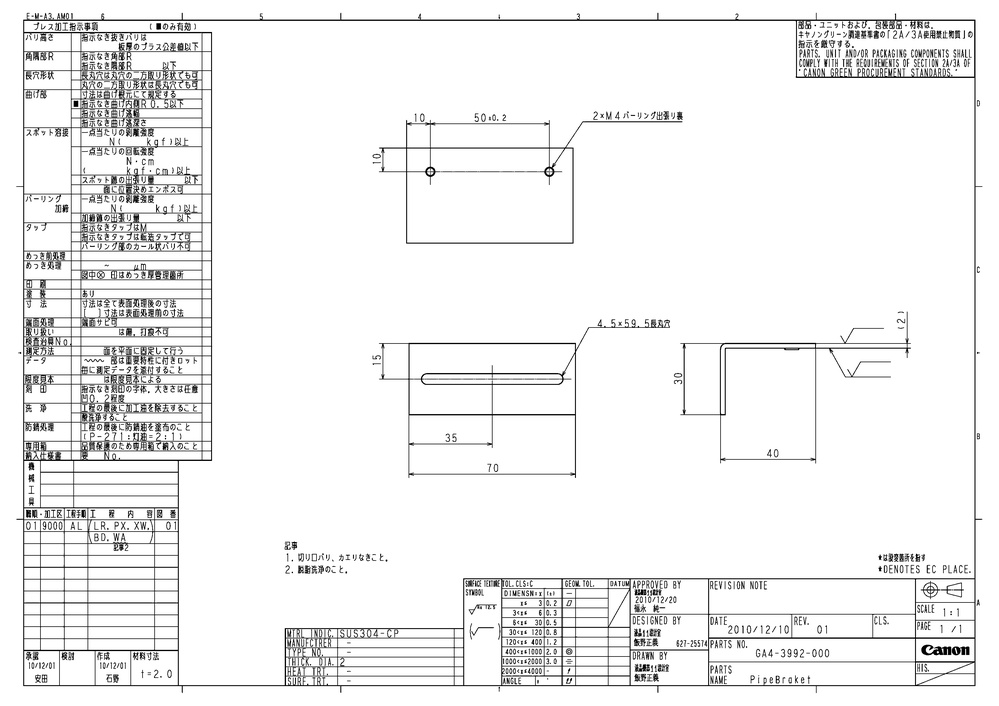
#> input picture test1.jpg, 999 x 706 px, shrunk from 3308 x 2339 before the run; its folder holds only this picture in this run
$ python -i 'corner count.py'   (imports and definitions only)
#> lines starting #> are read from the running program, lines starting #| are printed output that depends on the picture; after the words box and inside, x2 and y2 are one past the last pixel; in counts of white or black regions, pixels touching at a corner belong together
#> further down, picture is the input picture: shape (706, 999, 3); min 0, max 255, mean 240.9
import os
import time
import cv2
import numpy as np

def corner_count(img):
    gray = cv2.cvtColor(img,cv2.COLOR_BGR2GRAY)

    gray = np.float32(gray)
    dst = cv2.cornerHarris(gray,2,3,0.04)
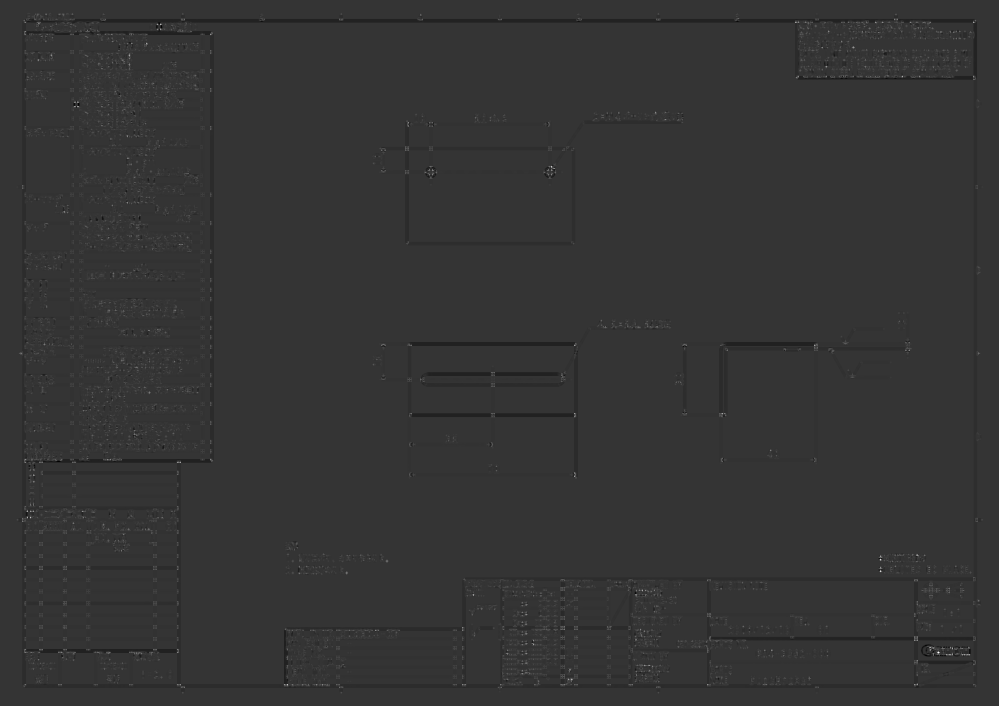
#> dst: shape (706, 999) float32; min -111746968, max 433331008, mean -148731.8; drawn with min black and max white

    dst = cv2.dilate(dst,None)
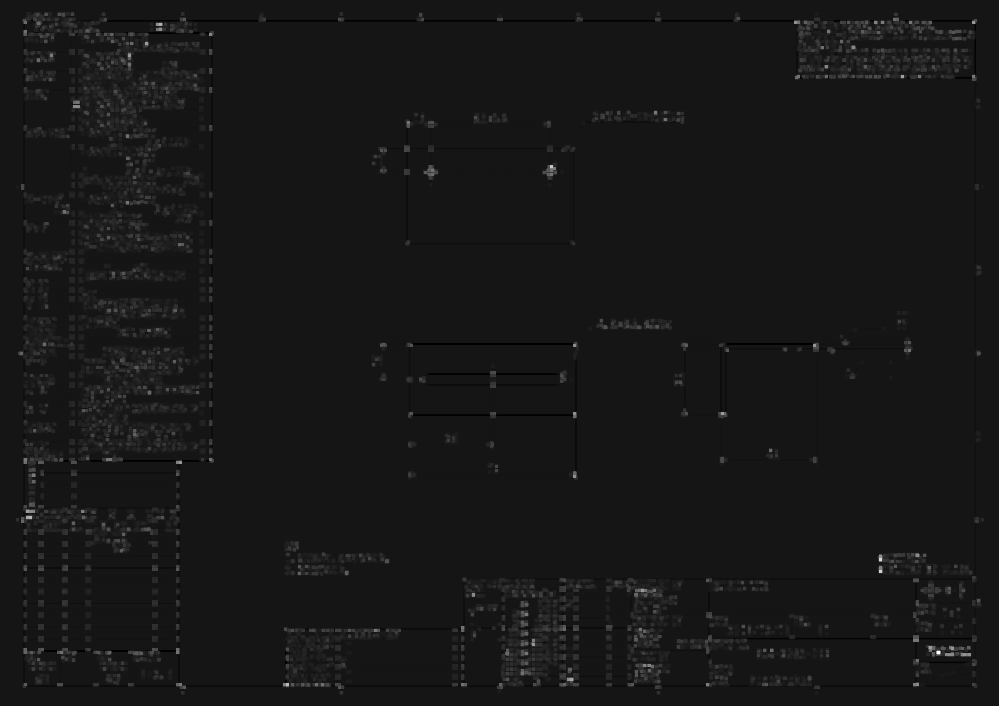
#> dst: shape (706, 999) float32; min -40695468, max 433331008, mean 3750892.5; drawn with min black and max white
    x = len(dst)
#> x = 706

    img[dst>0.01*dst.max()]=[0,0,255]
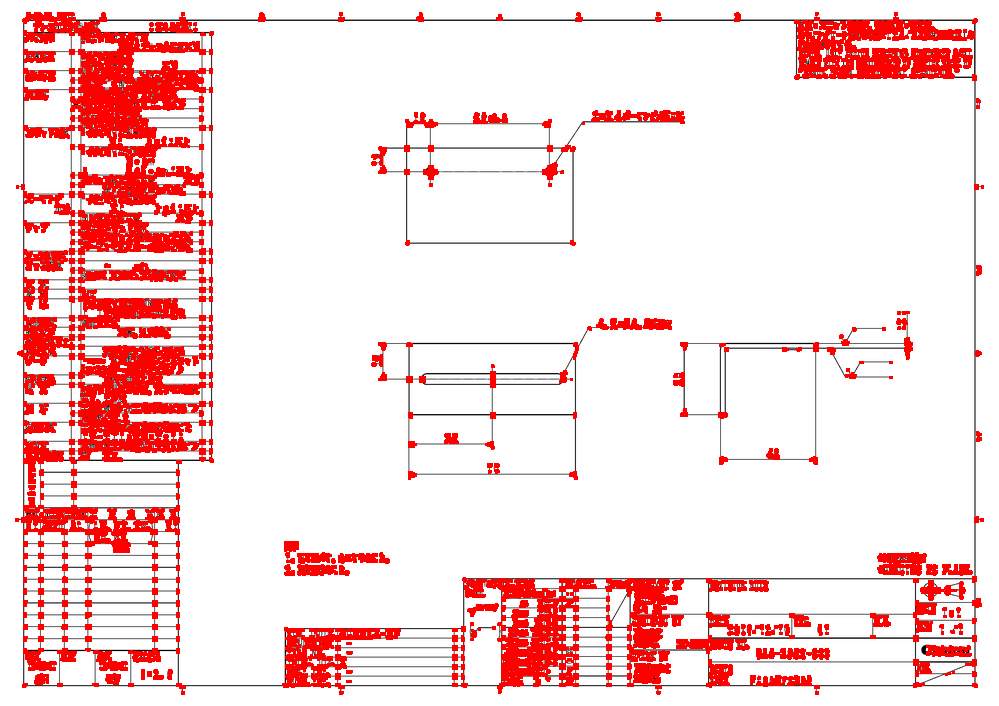
#> img: shape (706, 999, 3); 12.26% of pixels changed, all inside (x1, y1, x2, y2) = (15, 12, 984, 695)
    red = np.array([0,0,255])
    x = cv2.inRange(img, red, red)
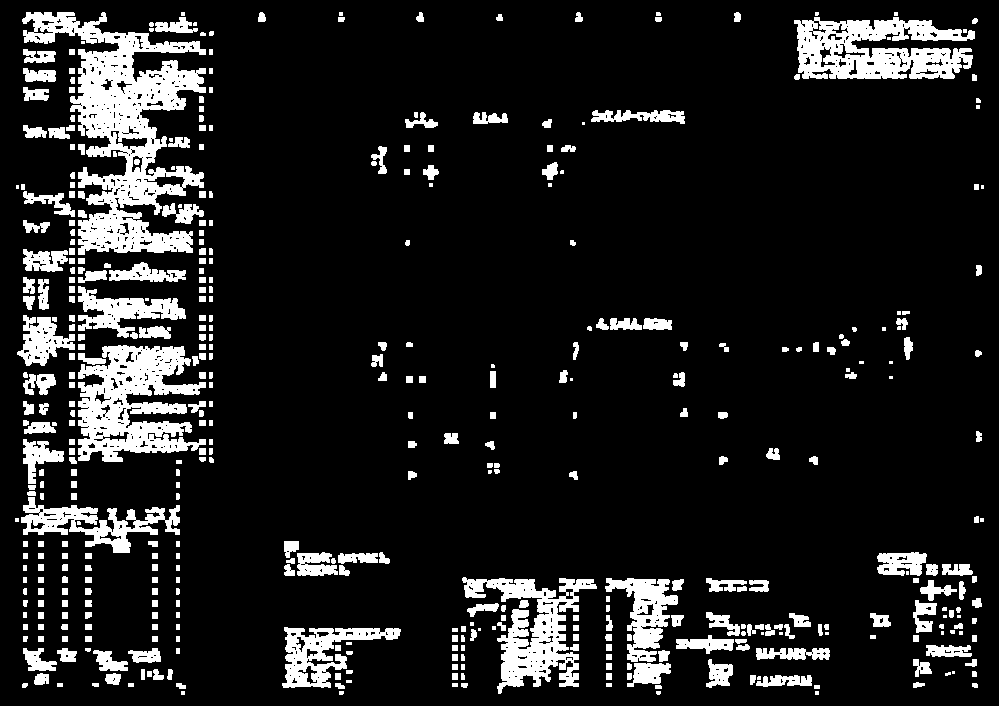
#> x: shape (706, 999); 12.3% white; 445 white regions (57 under 20 px), largest, box (x1, y1, x2, y2) and area: (22, 12, 206, 255) 17034, (78, 345, 206, 462) 8848, (794, 17, 975, 79) 7406
    no = cv2.countNonZero(x)
#> no = 86484
    return no


t0 = time.time()
path = 'C:/Users/krishnaprasad/Desktop/jpg'
l = path + "/landscape"
p = path + "/portrait"

# [8 lines not run here, left out]

>>> import cv2
>>> picture = cv2.imread('test1.jpg')
>>> result = corner_count(picture)
#> result = 86484
